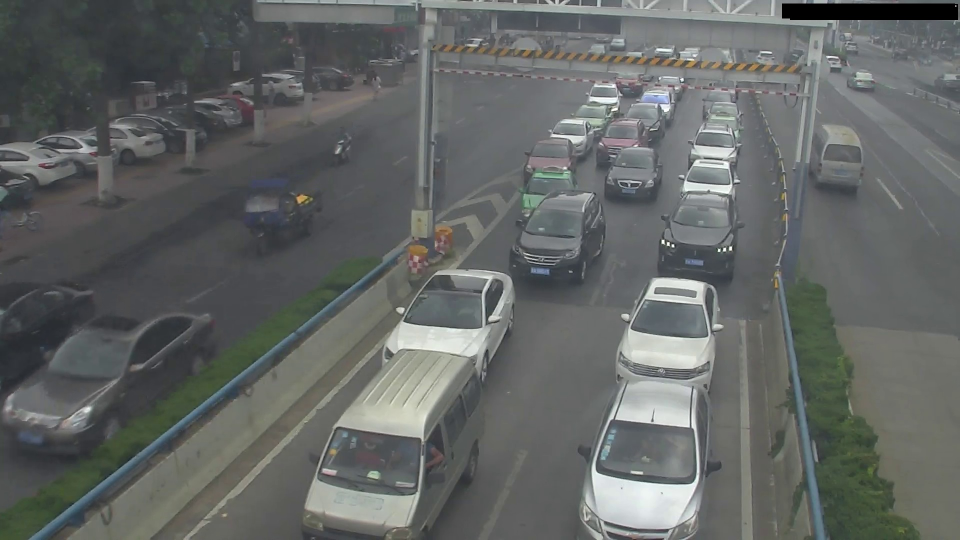
#> input picture lab4/车道图片/00226_00001.jpg, 1920 x 1080 px (shown at 1/2 size)
$ python CV-5-E31614035.py
#> lines starting #> are read from the running program, lines starting #| are printed output that depends on the picture; after the words box and inside, x2 and y2 are one past the last pixel; in counts of white or black regions, pixels touching at a corner belong together
import matplotlib.pyplot as plt
import matplotlib.image as mpimg
import numpy as np
import cv2
import math

def region_of_interest(img, vertices):

    '''
    :param img: 原始图片
    :param vertices: 感兴趣的区域
    :return: bitwise_and后的结果
    '''
    print(vertices)
    mask = np.zeros_like(img)
    match_mask_color = 255
    #print(match_mask_color)

    cv2.fillPoly(mask, vertices, match_mask_color)

    masked_image = cv2.bitwise_and(img, mask)
    return masked_image

def hls_select(img,channel='s',thresh=(90, 255)):
    hls = cv2.cvtColor(img, cv2.COLOR_RGB2HLS)
    plt.figure()
    plt.imshow(hls)
    if channel=='h':
        channel = hls[:,:,0]
    elif channel=='l':
        channel=hls[:,:,1]
    else:
        channel=hls[:,:,2]
    binary_output = np.zeros_like(channel)
    binary_output[(channel >= thresh[0]) & (channel <= thresh[1])] = 1
    return binary_output

def draw_lines(img, lines, color=[255, 0, 0], thickness=3):

    if lines is None:
        return None
    print("ok")
    img = np.copy(img)
    line_img = np.zeros(
        (
            img.shape[0],
            img.shape[1],
            3
        ),
        dtype=np.uint8,
    )
    for line in lines:
        for x1, y1, x2, y2 in line:
            cv2.line(line_img, (x1, y1), (x2, y2), color, thickness)
    img = cv2.addWeighted(img, 0.8, line_img, 1.0, 0.0)
    print("ok")
    return img

def pick_correct_line(lines):
    ans=[]
    for line in lines:
        for x1,y1,x2,y2 in line:
            if x1==x2 or abs((y2-y1)/(x2-x1))>0.5:
                ans.append(line)

    return ans

if __name__=="__main__":
    # reading in an image
    image = mpimg.imread('./车道图片/00226_00001.jpg')
#> image is the input picture: shape (1080, 1920, 3); mean R, G, B 99.1, 102.2, 100.8
    # printing out some stats and plotting the image
    print('This image is:', type(image), 'with dimensions:', image.shape)
#| This image is: <class 'numpy.ndarray'> with dimensions: (1080, 1920, 3)
    plt.imshow(image)
    #plt.show()
    Gauss_img = cv2.GaussianBlur(image, (3,3), 1.5)


    l_binary = hls_select(Gauss_img, channel='l', thresh=(80, 230))
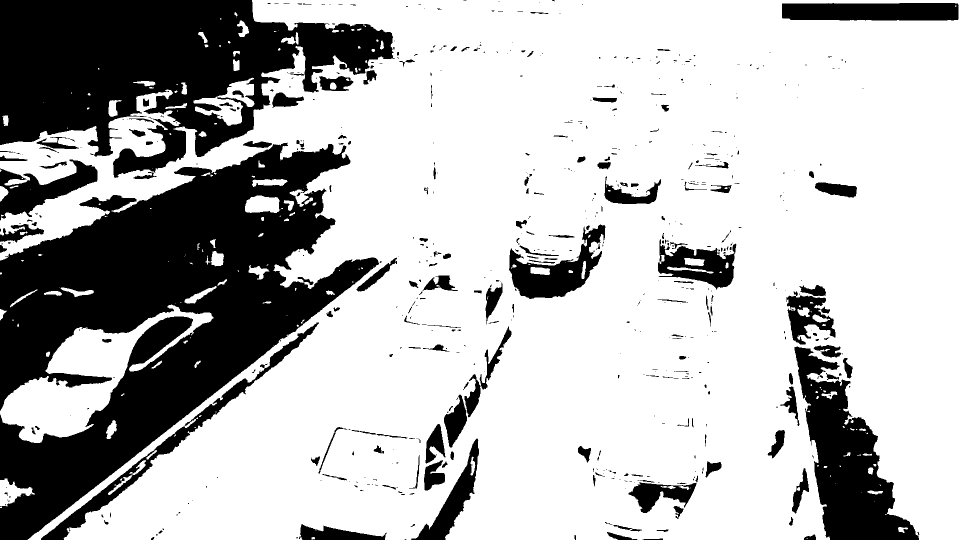
#> l_binary: shape (1080, 1920) (shown at 1/2 size); values 0 (black) and 1 (white), 72.1% white; 615 black regions (412 under 20 px), largest, box (x1, y1, x2, y2) and area: (0, 285, 758, 1080) 264185, (0, 0, 789, 356) 156892, (1589, 693, 1838, 1080) 42070
    # [6 lines of commented-out code are left out]
    gray_image = cv2.cvtColor(Gauss_img, cv2.COLOR_RGB2GRAY)
    cannyed_image = cv2.Canny(gray_image, 30, 80)
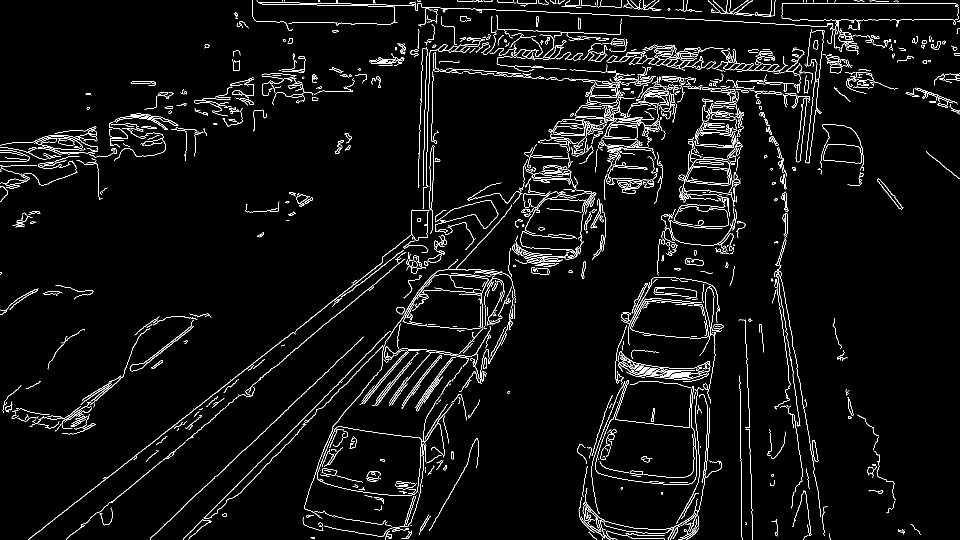
#> cannyed_image: shape (1080, 1920) (shown at 1/2 size); 3.9% white in thin lines or dots
    cannyed_image[(l_binary == 0)] = 0
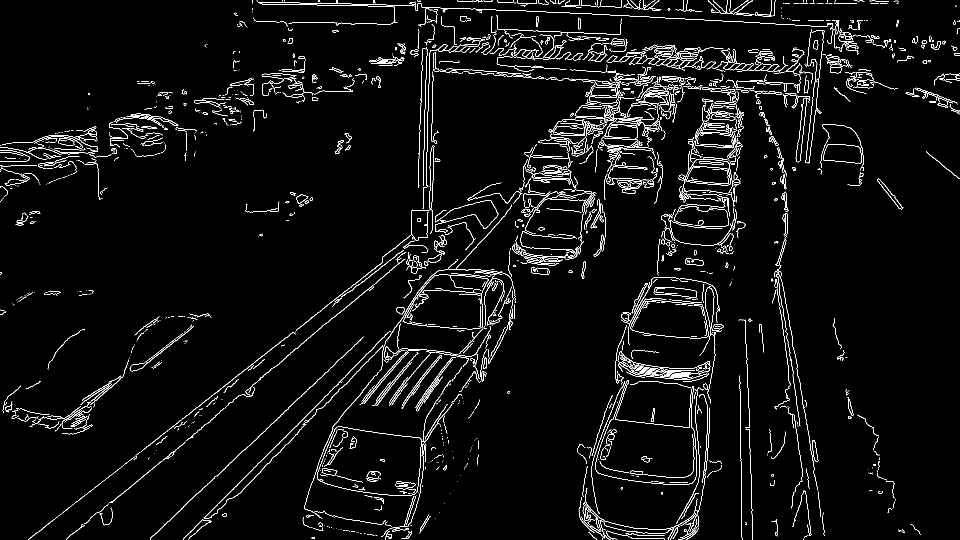
#> cannyed_image: shape (1080, 1920) (shown at 1/2 size); 3.8% white in thin lines or dots
    plt.figure("canny_image")
    plt.imshow(cannyed_image)

    region_of_interest_vertices = [
        (image.shape[1]/6, image.shape[0]/3),
        (image.shape[1]*5/6, image.shape[0]/3),
        (image.shape[1],image.shape[0]),
        (0,image.shape[0]),
    ]
    cropped_image = region_of_interest(cannyed_image,np.array([region_of_interest_vertices], np.int32))
#| [[[ 320  360]
#|   [1600  360]
#|   [1920 1080]
#|   [   0 1080]]]
#> in region_of_interest, `cv2.fillPoly(mask, vertices, match_mask_color)`:
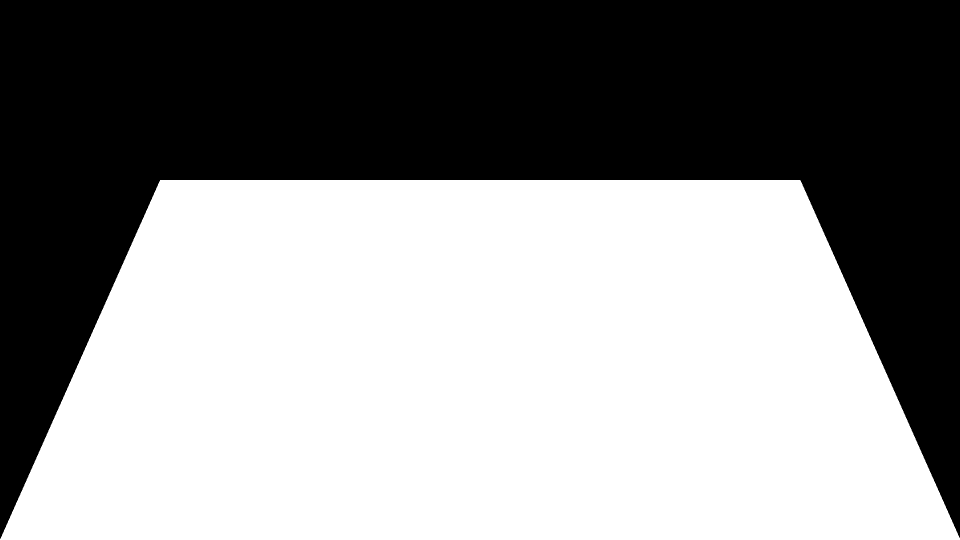
#> mask: shape (1080, 1920) (shown at 1/2 size); 55.6% white; 1 black region, box (x1, y1, x2, y2) and area: (0, 0, 1920, 1078) 920921
#> in region_of_interest, `masked_image = cv2.bitwise_and(img, mask)`:
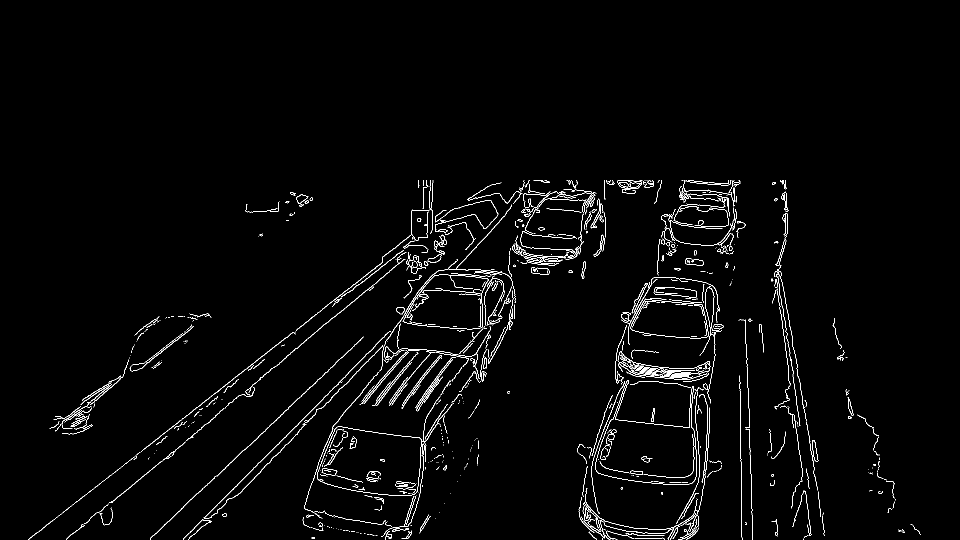
#> masked_image: shape (1080, 1920) (shown at 1/2 size); 2% white in thin lines or dots, all inside (x1, y1, x2, y2) = (56, 360, 1842, 1080)
    plt.figure("cropped_image")
    plt.imshow(cropped_image)


    #gray_image[(l_binary == 0)] = 0
    #plt.figure("gray_image")
    #plt.imshow(gray_image)


    lines = cv2.HoughLinesP(
        cropped_image,
        rho=1,              # delta rho
        theta=np.pi / 60,   # delta theta
        threshold=40,       # 投票阈值数
        lines=np.array([]),
        minLineLength=400,   # 最小的线段长度，小于该长度的线段将会被丢弃
        maxLineGap=200      # 一条线段上的两个点的最大距离
    )
#> lines = 321 rows, first 6: [367, 1076, 1082, 361], [389, 1068, 1095, 362], [367, 1077, 1083, 361], [408, 1051, 1097, 362], [581, 705, 999, 366], [250, 737, 954, 811]
    lines=pick_correct_line(lines)
#> the loop in pick_correct_line, `for line in lines:` made 321 passes
#> after the loop in pick_correct_line, `for line in lines:`: ans = 196 items, first 6: [[367, 1076, 1082, 361]], [[389, 1068, 1095, 362]], [[367, 1077, 1083, 361]], [[408, 1051, 1097, 362]], [[581, 705, 999, 366]], [[1555, 482, 1648, 1071]]
#> lines has the same summary as ans in pick_correct_line
    print(lines)
#> (printed output is left out)
    line_image = draw_lines(image, lines)  # <---- Add this call.
#> the loop in draw_lines, `for line in lines:` made 196 passes
#> after the loop in draw_lines, `for line in lines:`:
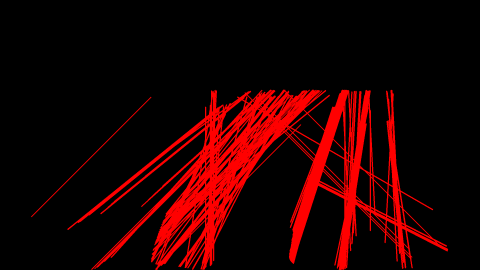
#> line_img: shape (1080, 1920, 3) (shown at 1/4 size); mean of channels 0, 1, 2 34.8, 0, 0; drawn as R, G, B
#> in draw_lines, `img = cv2.addWeighted(img, 0.8, line_img, 1.0, 0.0)`:
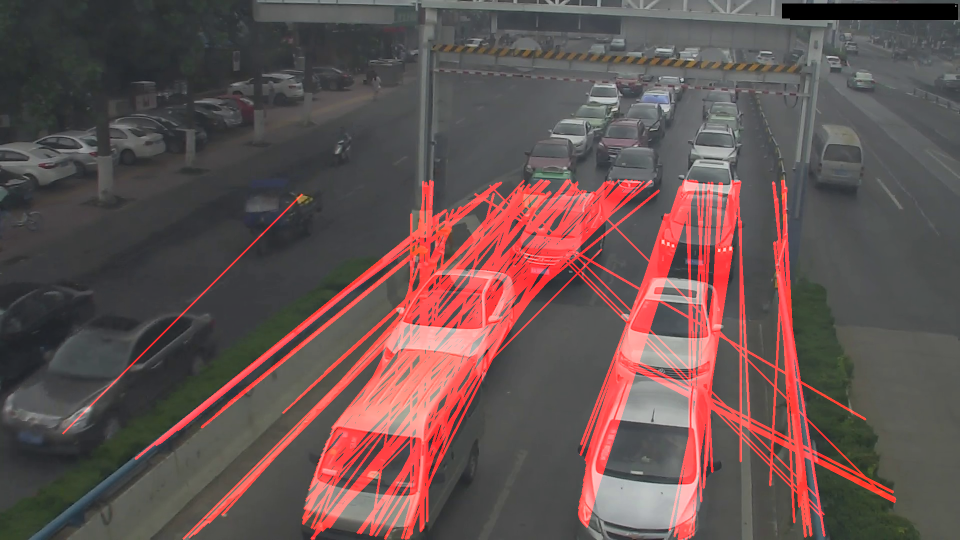
#> img: shape (1080, 1920, 3) (shown at 1/2 size); mean R, G, B 101, 81.8, 80.6
    plt.figure("line_image")
    plt.imshow(line_image)

    #print(lines)

    plt.show()

$ run again, with lab4/车道图片/00001_00001.jpg copied over lab4/车道图片/00226_00001.jpg
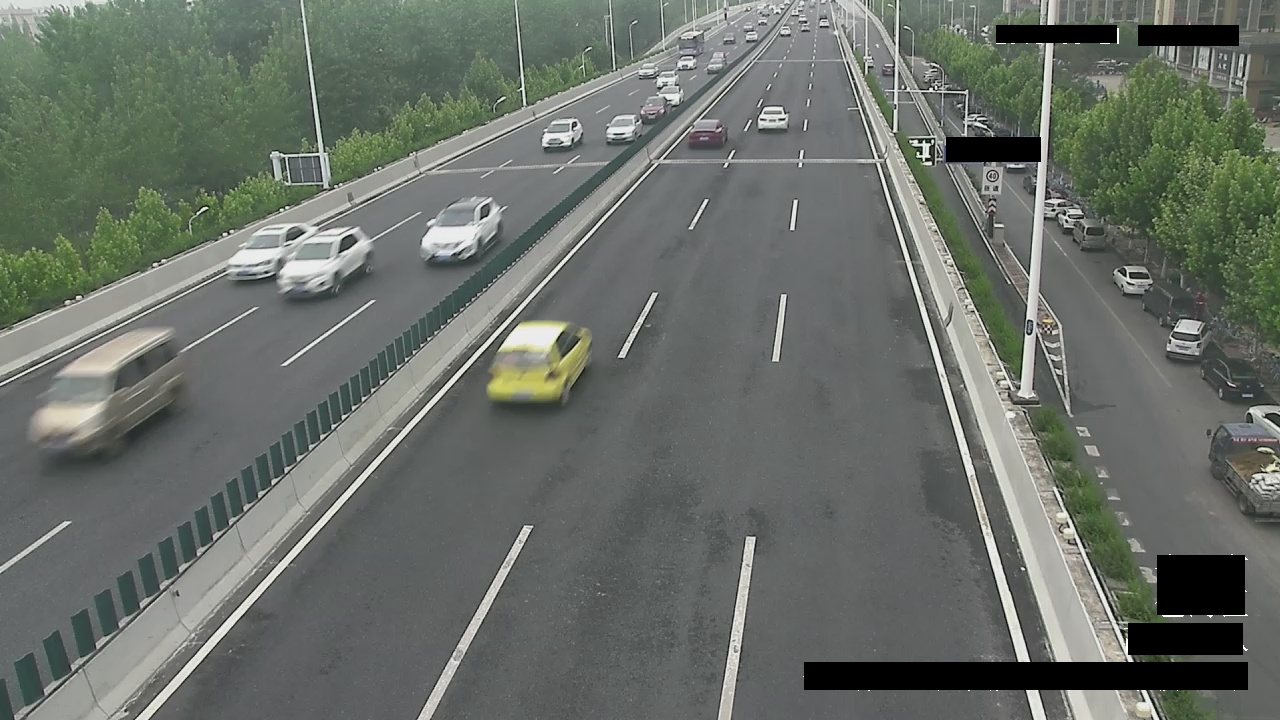
#> input picture lab4/车道图片/00001_00001.jpg, 1280 x 720 px
#> image is the input picture: shape (720, 1280, 3); mean R, G, B 105.3, 111, 104.2
#| This image is: <class 'numpy.ndarray'> with dimensions: (720, 1280, 3)
#> hls: shape (720, 1280, 3); mean of channels 0, 1, 2 65.3, 107, 14
#> `l_binary = hls_select(Gauss_img, channel='l', thresh=(80, 230))`:
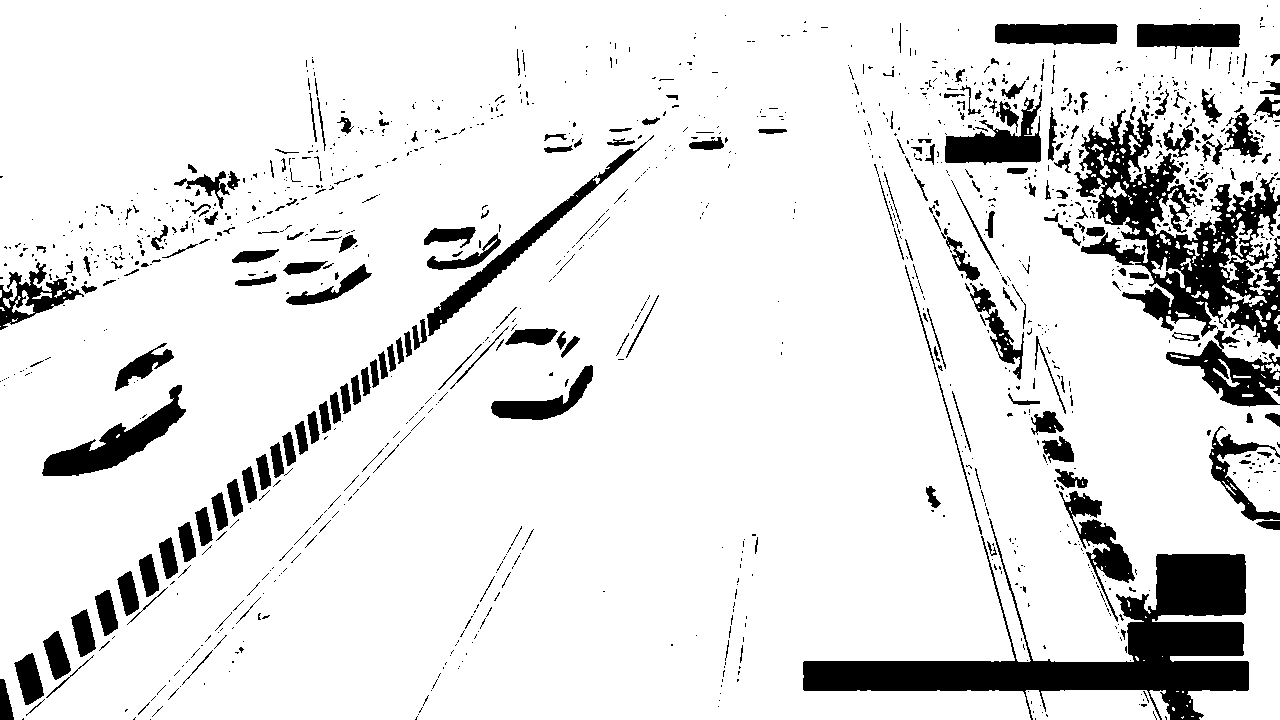
#> l_binary: shape (720, 1280); values 0 (black) and 1 (white), 88.4% white; 1236 black regions (991 under 20 px), largest, box (x1, y1, x2, y2) and area: (803, 518, 1249, 720) 24820, (1074, 109, 1280, 349) 18399, (42, 385, 186, 476) 3909
#| [[[ 213  240]
#|   [1066  240]
#|   [1280  720]
#|   [   0  720]]]
#> mask: shape (720, 1280); 55.6% white; 1 black region, box (x1, y1, x2, y2) and area: (0, 0, 1280, 718) 409227
#> masked_image: shape (720, 1280); 3% white in thin lines or dots, all inside (x1, y1, x2, y2) = (9, 240, 1248, 720)
#> `lines = cv2.HoughLinesP( cropped_image, rho=1,`: lines = 132 rows, first 6: [148, 719, 580, 240], [98, 702, 560, 240], [104, 714, 556, 262], [959, 271, 1158, 718], [14, 716, 542, 240], [138, 717, 560, 249]
#> the loop in pick_correct_line, `for line in lines:` made 132 passes
#> after the loop in pick_correct_line, `for line in lines:`: ans = 119 items, first 6: [[148, 719, 580, 240]], [[98, 702, 560, 240]], [[104, 714, 556, 262]], [[959, 271, 1158, 718]], [[14, 716, 542, 240]], [[138, 717, 560, 249]]
#> `lines=pick_correct_line(lines)`: lines has the same summary as ans in pick_correct_line
#> (printed output is left out)
#> the loop in draw_lines, `for line in lines:` made 119 passes
#> in draw_lines, `img = cv2.addWeighted(img, 0.8, line_img, 1.0, 0.0)`:
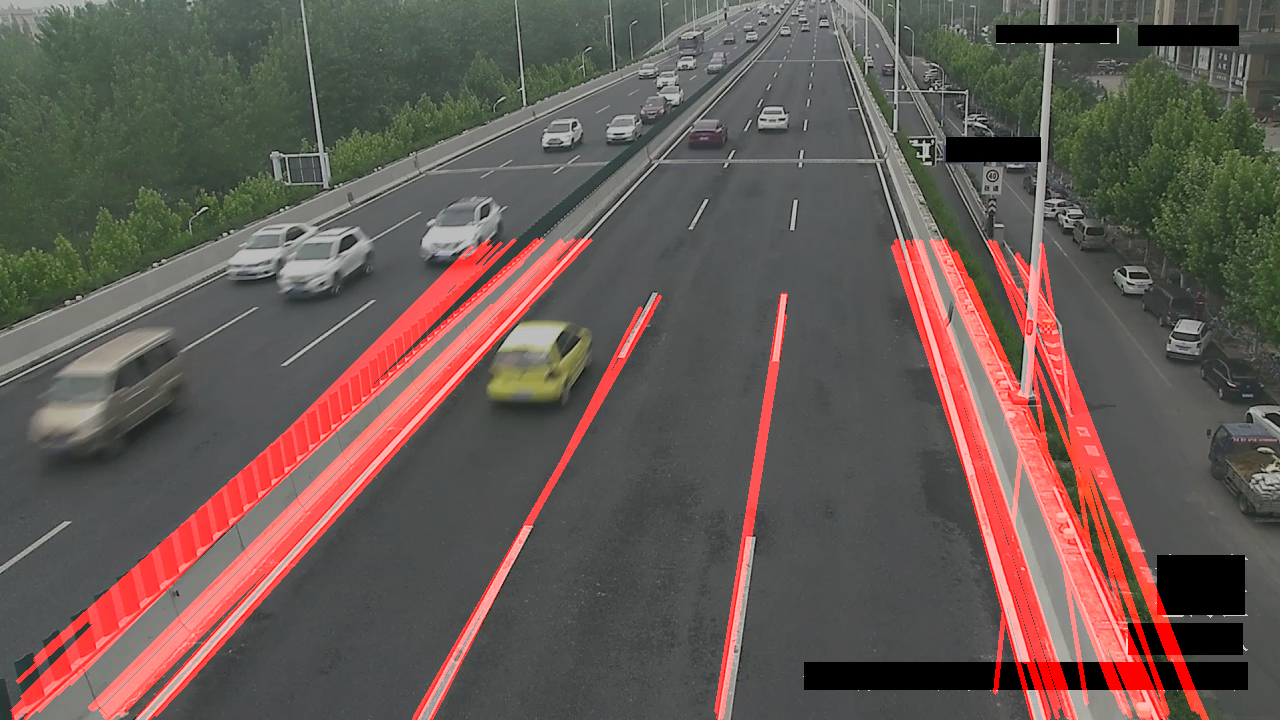
#> img: shape (720, 1280, 3); mean R, G, B 103.2, 88.8, 83.3
